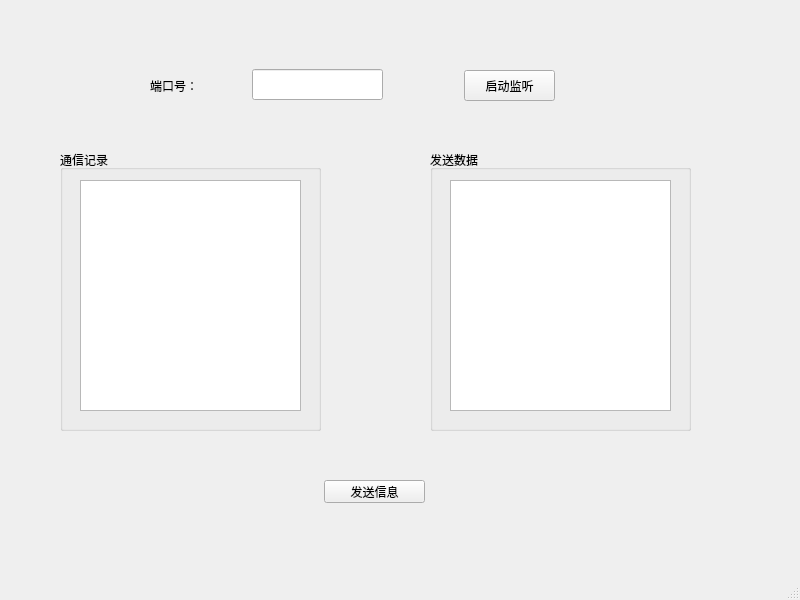
<?xml version="1.0" encoding="UTF-8"?>
<ui version="4.0">
 <class>MainWindow</class>
 <widget class="QMainWindow" name="MainWindow">
  <property name="geometry">
   <rect>
    <x>0</x>
    <y>0</y>
    <width>800</width>
    <height>600</height>
   </rect>
  </property>
  <property name="windowTitle">
   <string>MainWindow</string>
  </property>
  <widget class="QWidget" name="centralwidget">
   <widget class="QWidget" name="widget" native="true">
    <property name="geometry">
     <rect>
      <x>60</x>
      <y>40</y>
      <width>691</width>
      <height>81</height>
     </rect>
    </property>
    <widget class="QLabel" name="label">
     <property name="geometry">
      <rect>
       <x>90</x>
       <y>40</y>
       <width>54</width>
       <height>12</height>
      </rect>
     </property>
     <property name="text">
      <string>端口号：</string>
     </property>
    </widget>
    <widget class="QLineEdit" name="port">
     <property name="geometry">
      <rect>
       <x>192</x>
       <y>29</y>
       <width>131</width>
       <height>31</height>
      </rect>
     </property>
    </widget>
    <widget class="QPushButton" name="start_listen">
     <property name="geometry">
      <rect>
       <x>404</x>
       <y>30</y>
       <width>91</width>
       <height>31</height>
      </rect>
     </property>
     <property name="text">
      <string>启动监听</string>
     </property>
    </widget>
   </widget>
   <widget class="QGroupBox" name="groupBox">
    <property name="geometry">
     <rect>
      <x>60</x>
      <y>150</y>
      <width>261</width>
      <height>281</height>
     </rect>
    </property>
    <property name="title">
     <string>通信记录</string>
    </property>
    <widget class="QTextEdit" name="record">
     <property name="geometry">
      <rect>
       <x>20</x>
       <y>30</y>
       <width>221</width>
       <height>231</height>
      </rect>
     </property>
    </widget>
   </widget>
   <widget class="QGroupBox" name="groupBox_2">
    <property name="geometry">
     <rect>
      <x>430</x>
      <y>150</y>
      <width>261</width>
      <height>281</height>
     </rect>
    </property>
    <property name="title">
     <string>发送数据</string>
    </property>
    <widget class="QTextEdit" name="server_msg">
     <property name="geometry">
      <rect>
       <x>20</x>
       <y>30</y>
       <width>221</width>
       <height>231</height>
      </rect>
     </property>
    </widget>
   </widget>
   <widget class="QWidget" name="widget_2" native="true">
    <property name="geometry">
     <rect>
      <x>240</x>
      <y>470</y>
      <width>291</width>
      <height>51</height>
     </rect>
    </property>
    <widget class="QPushButton" name="send_msg">
     <property name="geometry">
      <rect>
       <x>84</x>
       <y>10</y>
       <width>101</width>
       <height>23</height>
      </rect>
     </property>
     <property name="text">
      <string>发送信息</string>
     </property>
    </widget>
   </widget>
  </widget>
  <widget class="QMenuBar" name="menubar">
   <property name="geometry">
    <rect>
     <x>0</x>
     <y>0</y>
     <width>800</width>
     <height>23</height>
    </rect>
   </property>
  </widget>
  <widget class="QStatusBar" name="statusbar"/>
 </widget>
 <resources/>
 <connections/>
</ui>
